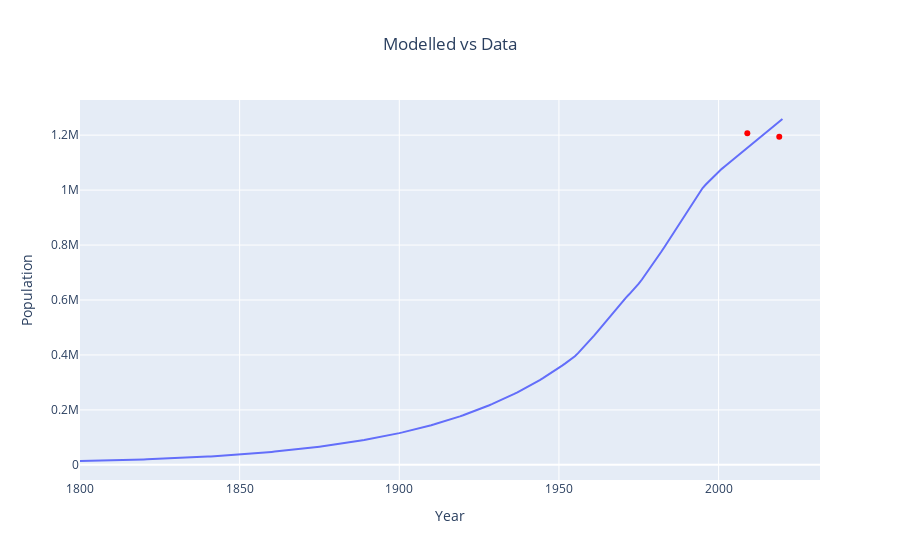

Source (notebook cell):
### Code cell
fig2_1 = px.line(
    derived_df_0,
    x=derived_df_0.index,
    y="total_population",
)
fig2_2 = px.scatter(x= plots['total_population']['times'], y = plots['total_population']['values'])
fig2_2.update_traces(marker=dict(color="red"))
fig2_3 = go.Figure(
    data=fig2_1.data + fig2_2.data,
)
fig2_3.update_layout(
    title="Modelled vs Data", title_x=0.5, xaxis_title="Year", yaxis_title="Population"
)
fig2_3

### Figure 1 — Plotly figure (JSON) as saved in the notebook; plotly's stock layout.template omitted (floating-point values rounded to 4 significant figures; data arrays with more than 128 entries replaced by an {"elided": "..."} marker saying what was removed)
{"data": [{"hovertemplate": "index=%{x}<br>total_population=%{y}<extra></extra>", "legendgroup": "", "line": {"color": "#636efa", "dash": "solid"}, "marker": {"symbol": "circle"}, "mode": "lines", "name": "", "orientation": "v", "showlegend": false, "type": "scatter", "x": {"elided": "221 int values"}, "xaxis": "x", "y": {"elided": "221 float values"}, "yaxis": "y"}, {"hovertemplate": "x=%{x}<br>y=%{y}<extra></extra>", "legendgroup": "", "marker": {"color": "red", "symbol": "circle"}, "mode": "markers", "name": "", "orientation": "v", "showlegend": false, "type": "scatter", "x": [2009, 2019], "xaxis": "x", "y": [1207100, 1194300], "yaxis": "y"}], "layout": {"title": {"text": "Modelled vs Data", "x": 0.5}, "xaxis": {"title": {"text": "Year"}}, "yaxis": {"title": {"text": "Population"}}}}
